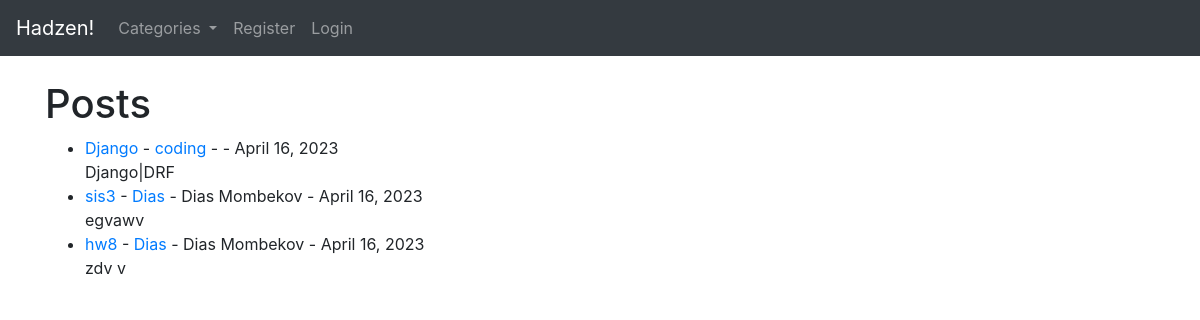
The page / on the database its author committed.
### api/models.py (models this page shows, shortened)
class Post(models.Model):
    title = models.CharField(max_length=255)
    header_image = models.ImageField(null=True, blank=True, upload_to="images/")
    title_tag = models.CharField(max_length=255)
    author = models.ForeignKey(User, on_delete=models.CASCADE)
    body = RichTextField(blank=True, null=True)
    post_date = models.DateField(auto_now_add=True)
    category = models.CharField(max_length=255)
    snippet = models.CharField(max_length=255)
    likes = models.ManyToManyField(User, related_name='blog_posts')

### api/views.py (the view)
# urls.py: path('', HomeView.as_view(), name="home"),
class HomeView(ListView):
    model = Post
    template_name = 'home.html'
    cats = Category.objects.all()
    ordering = ['-post_date']
    def get_context_data(self, *args, **kwargs):
        cat_menu = Category.objects.all()
        context = super(HomeView, self).get_context_data(*args, **kwargs)
        context["cat_menu"] = cat_menu
        return context

### api/models.py (called while the page is built)
    def __str__(self):
        return self.name

### api/templates/home.html (shortened to what this page needs)
{% extends 'base.html' %}
{% block content %}
<h1>Posts</h1>
<ul>
{% for post in object_list %}
	<li><a href="{% url 'article-detail' post.pk %}">{{ post.title }}</a>
		- <a href="{% url 'category' post.category|slugify %}">{{ post.category }}</a>
		- {{ post.author.first_name }} {{ post.author.last_name }} -
		{{ post.post_date }}  <br/>
	{{ post.snippet }}</li>
{% endfor %}
</ul>
{% endblock %}

### rows shown on the page
Post: title "Django", category "coding", post_date "April 16, 2023", snippet "Django|DRF"
Post: title "sis3", category "Dias", author.first_name "Dias", author.last_name "Mombekov", post_date "April 16, 2023", snippet "egvawv"
Post: title "hw8", category "Dias", author.first_name "Dias", author.last_name "Mombekov", post_date "April 16, 2023", snippet "zdv v"
